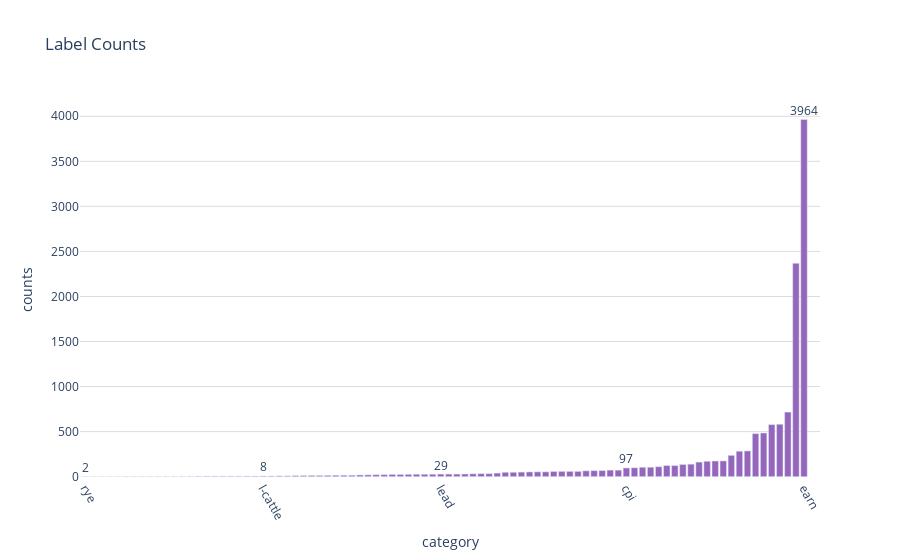

Write notebook code for a chart like this one.
### Code cell
# TODO: Plot the smallest, 25%, 50%, 75% and largest values and categories.
display_arr = [
    category_count_df["counts"].idxmin(),
    twenty_fifth,
    median,
    seventy_fifth,
    category_count_df["counts"].idxmax(),
]

fig = px.bar(
    category_count_df,
    x="category",
    y="counts",
    title="Label Counts",
)
fig.update_xaxes(
    type="category",
    tickangle=60,
    tickmode="array",
    tickvals=display_arr,
)

fig.update_yaxes(showgrid=True, gridwidth=1, gridcolor='#dcdcdc')

fig.update_traces(marker_color="#9467bd")

for i in display_arr:
    count = category_count_df.iloc[i]["counts"]
    fig.add_annotation(x=i, y=count + 100, text=str(count), showarrow=False)
    
fig.update_layout(
    {
        "plot_bgcolor": "rgba(0, 0, 0, 0)",
        "paper_bgcolor": "rgba(0, 0, 0, 0)",
    }
)

fig.show()

### Figure 1 — Plotly figure (JSON) as saved in the notebook; plotly's stock layout.template omitted (floating-point values rounded to 4 significant figures)
{"data": [{"alignmentgroup": "True", "hovertemplate": "category=%{x}<br>counts=%{y}<extra></extra>", "legendgroup": "", "marker": {"color": "#9467bd", "pattern": {"shape": ""}}, "name": "", "offsetgroup": "", "orientation": "v", "showlegend": false, "textposition": "auto", "type": "bar", "x": ["rye", "lin-oil", "castor-oil", "groundnut-oil", "sun-meal", "cotton-oil", "rand", "copra-cake", "dfl", "palmkernel", "palladium", "nkr", "nzdlr", "cpu", "jet", "propane", "instal-debt", "naphtha", "coconut", "potato", "coconut-oil", "sun-oil", "l-cattle", "rape-oil", "groundnut", "nickel", "platinum", "tea", "oat", "dmk", "lei", "lumber", "income", "sunseed", "heat", "housing", "hog", "fuel", "soy-oil", "retail", "soy-meal", "strategic-metal", "orange", "rapeseed", "lead", "silver", "wpi", "tin", "pet-chem", "sorghum", "zinc", "palm-oil", "meal-feed", "rubber", "barley", "ipi", "iron-steel", "gas", "alum", "yen", "rice", "cotton", "copper", "jobs", "carcass", "cocoa", "reserves", "cpi", "livestock", "nat-gas", "bop", "soybean", "veg-oil", "gold", "gnp", "coffee", "sugar", "oilseed", "money-supply", "dlr", "corn", "wheat", "ship", "interest", "trade", "crude", "grain", "money-fx", "acq", "earn"], "xaxis": "x", "y": [2, 2, 2, 2, 2, 3, 3, 3, 3, 3, 3, 3, 4, 4, 5, 6, 6, 6, 6, 6, 7, 7, 8, 8, 9, 9, 12, 13, 14, 14, 15, 16, 16, 16, 19, 20, 22, 23, 25, 25, 26, 27, 27, 27, 29, 29, 29, 30, 32, 34, 34, 40, 49, 49, 51, 53, 54, 54, 58, 59, 59, 59, 65, 67, 68, 73, 73, 97, 99, 105, 105, 111, 124, 124, 136, 139, 162, 171, 174, 175, 237, 283, 286, 478, 485, 578, 582, 717, 2369, 3964], "yaxis": "y"}], "layout": {"annotations": [{"showarrow": false, "text": "2", "x": 0, "y": 102}, {"showarrow": false, "text": "8", "x": 22, "y": 108}, {"showarrow": false, "text": "29", "x": 44, "y": 129}, {"showarrow": false, "text": "97", "x": 67, "y": 197}, {"showarrow": false, "text": "3964", "x": 89, "y": 4064}], "barmode": "relative", "legend": {"tracegroupgap": 0}, "paper_bgcolor": "rgba(0, 0, 0, 0)", "plot_bgcolor": "rgba(0, 0, 0, 0)", "title": {"text": "Label Counts"}, "xaxis": {"anchor": "y", "domain": [0, 1], "tickangle": 60, "tickmode": "array", "tickvals": [0, 22, 44, 67, 89], "title": {"text": "category"}, "type": "category"}, "yaxis": {"anchor": "x", "domain": [0, 1], "gridcolor": "#dcdcdc", "gridwidth": 1, "showgrid": true, "title": {"text": "counts"}}}}
